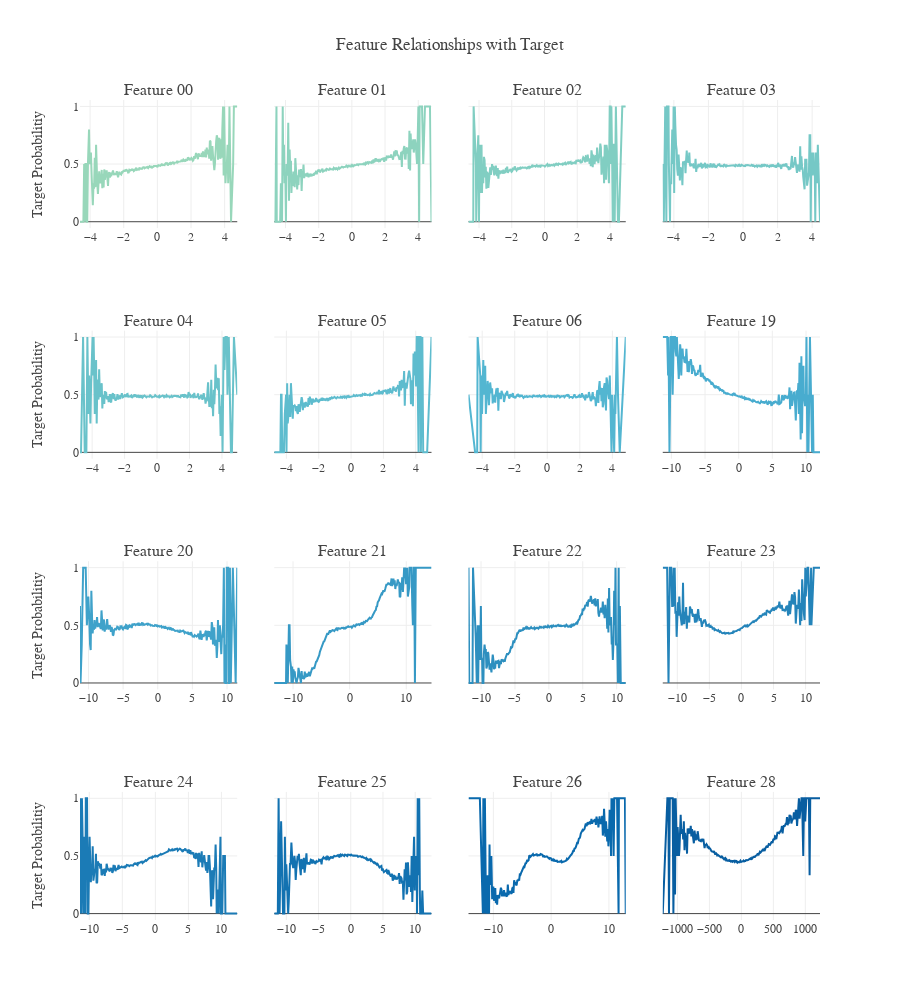

Here is the notebook cell this chart was saved with:
### Code cell
float_cols=pd.concat([float_cols,train['target']],axis=1)
fig=make_subplots(rows=4,cols=4,
                  subplot_titles=titles,
                  shared_yaxes=True)
col=[1,2,3,4]*4
row=0
pal=sns.color_palette("GnBu",30).as_hex()[12:]
for i,column in enumerate(float_cols.columns[:-1]):
    if i%4==0:
        row+=1
    float_cols['bins'] = pd.cut(float_cols[column],250)
    float_cols['mean'] = float_cols.bins.apply(lambda x: x.mid)
    df = float_cols.groupby('mean')[column,'target'].transform('mean')
    df = df.drop_duplicates(subset=[column]).sort_values(by=column)
    fig.add_trace(go.Scatter(x=df[column], y=df.target, name=column,
                             marker_color=pal[i],showlegend=False),
                  row=row, col=col[i])
    fig.update_xaxes(zeroline=False, row=row, col=col[i])
    if i%4==0:
        fig.update_yaxes(title='Target Probabilitiy',row=row,col=col[i])
fig.update_layout(template=temp, title='Feature Relationships with Target', 
                  hovermode="x unified",height=1000,width=900)
fig.show()

### Figure 1 — Plotly figure (JSON) as saved in the notebook; plotly's stock layout.template omitted (floating-point values rounded to 4 significant figures; data arrays with more than 128 entries replaced by an {"elided": "..."} marker saying what was removed)
{"data": [{"marker": {"color": "#98d7ba"}, "name": "f_00", "showlegend": false, "x": {"elided": "238 float values"}, "y": {"elided": "238 float values"}, "type": "scatter", "xaxis": "x", "yaxis": "y"}, {"marker": {"color": "#8dd3be"}, "name": "f_01", "showlegend": false, "x": {"elided": "240 float values"}, "y": {"elided": "240 float values"}, "type": "scatter", "xaxis": "x2", "yaxis": "y2"}, {"marker": {"color": "#81cec2"}, "name": "f_02", "showlegend": false, "x": {"elided": "232 float values"}, "y": {"elided": "232 float values"}, "type": "scatter", "xaxis": "x3", "yaxis": "y3"}, {"marker": {"color": "#75c8c6"}, "name": "f_03", "showlegend": false, "x": {"elided": "244 float values"}, "y": {"elided": "244 float values"}, "type": "scatter", "xaxis": "x4", "yaxis": "y4"}, {"marker": {"color": "#69c2ca"}, "name": "f_04", "showlegend": false, "x": {"elided": "234 float values"}, "y": {"elided": "234 float values"}, "type": "scatter", "xaxis": "x5", "yaxis": "y5"}, {"marker": {"color": "#5ebcce"}, "name": "f_05", "showlegend": false, "x": {"elided": "233 float values"}, "y": {"elided": "233 float values"}, "type": "scatter", "xaxis": "x6", "yaxis": "y6"}, {"marker": {"color": "#53b6d1"}, "name": "f_06", "showlegend": false, "x": {"elided": "226 float values"}, "y": {"elided": "226 float values"}, "type": "scatter", "xaxis": "x7", "yaxis": "y7"}, {"marker": {"color": "#48accf"}, "name": "f_19", "showlegend": false, "x": {"elided": "234 float values"}, "y": {"elided": "234 float values"}, "type": "scatter", "xaxis": "x8", "yaxis": "y8"}, {"marker": {"color": "#3fa2ca"}, "name": "f_20", "showlegend": false, "x": {"elided": "237 float values"}, "y": {"elided": "237 float values"}, "type": "scatter", "xaxis": "x9", "yaxis": "y9"}, {"marker": {"color": "#3699c5"}, "name": "f_21", "showlegend": false, "x": {"elided": "216 float values"}, "y": {"elided": "216 float values"}, "type": "scatter", "xaxis": "x10", "yaxis": "y10"}, {"marker": {"color": "#2d8fbf"}, "name": "f_22", "showlegend": false, "x": {"elided": "236 float values"}, "y": {"elided": "236 float values"}, "type": "scatter", "xaxis": "x11", "yaxis": "y11"}, {"marker": {"color": "#2484ba"}, "name": "f_23", "showlegend": false, "x": {"elided": "233 float values"}, "y": {"elided": "233 float values"}, "type": "scatter", "xaxis": "x12", "yaxis": "y12"}, {"marker": {"color": "#1b7bb6"}, "name": "f_24", "showlegend": false, "x": {"elided": "233 float values"}, "y": {"elided": "233 float values"}, "type": "scatter", "xaxis": "x13", "yaxis": "y13"}, {"marker": {"color": "#1272b1"}, "name": "f_25", "showlegend": false, "x": {"elided": "231 float values"}, "y": {"elided": "231 float values"}, "type": "scatter", "xaxis": "x14", "yaxis": "y14"}, {"marker": {"color": "#0969ad"}, "name": "f_26", "showlegend": false, "x": {"elided": "220 float values"}, "y": {"elided": "220 float values"}, "type": "scatter", "xaxis": "x15", "yaxis": "y15"}, {"marker": {"color": "#085ea1"}, "name": "f_28", "showlegend": false, "x": {"elided": "235 float values"}, "y": {"elided": "235 float values"}, "type": "scatter", "xaxis": "x16", "yaxis": "y16"}], "layout": {"xaxis": {"anchor": "y", "domain": [0, 0.2125], "zeroline": false, "type": "linear", "range": [-4.6, 4.749], "autorange": true}, "yaxis": {"anchor": "x", "domain": [0.8438, 1], "title": {"text": "Target Probabilitiy"}, "type": "linear", "range": [-0.05556, 1.056], "autorange": true}, "xaxis2": {"anchor": "y2", "domain": [0.2625, 0.475], "zeroline": false, "type": "linear", "range": [-4.678, 4.799], "autorange": true}, "yaxis2": {"anchor": "x2", "domain": [0.8438, 1], "matches": "y", "showticklabels": false, "type": "linear", "range": [-0.05556, 1.056], "autorange": true}, "xaxis3": {"anchor": "y3", "domain": [0.525, 0.7375], "zeroline": false, "type": "linear", "range": [-4.643, 4.962], "autorange": true}, "yaxis3": {"anchor": "x3", "domain": [0.8438, 1], "matches": "y", "showticklabels": false, "type": "linear", "range": [-0.05556, 1.056], "autorange": true}, "xaxis4": {"anchor": "y4", "domain": [0.7875, 1], "zeroline": false, "type": "linear", "range": [-4.644, 4.455], "autorange": true}, "yaxis4": {"anchor": "x4", "domain": [0.8438, 1], "matches": "y", "showticklabels": false, "type": "linear", "range": [-0.05556, 1.056], "autorange": true}, "xaxis5": {"anchor": "y5", "domain": [0, 0.2125], "zeroline": false, "type": "linear", "range": [-4.749, 4.942], "autorange": true}, "yaxis5": {"anchor": "x5", "domain": [0.5625, 0.7188], "title": {"text": "Target Probabilitiy"}, "type": "linear", "range": [-0.05556, 1.056], "autorange": true}, "xaxis6": {"anchor": "y6", "domain": [0.2625, 0.475], "zeroline": false, "type": "linear", "range": [-4.75, 4.972], "autorange": true}, "yaxis6": {"anchor": "x6", "domain": [0.5625, 0.7188], "matches": "y5", "showticklabels": false, "type": "linear", "range": [-0.05556, 1.056], "autorange": true}, "xaxis7": {"anchor": "y7", "domain": [0.525, 0.7375], "zeroline": false, "type": "linear", "range": [-4.841, 4.823], "autorange": true}, "yaxis7": {"anchor": "x7", "domain": [0.5625, 0.7188], "matches": "y5", "showticklabels": false, "type": "linear", "range": [-0.05556, 1.056], "autorange": true}, "xaxis8": {"anchor": "y8", "domain": [0.7875, 1], "zeroline": false, "type": "linear", "range": [-11.28, 12.08], "autorange": true}, "yaxis8": {"anchor": "x8", "domain": [0.5625, 0.7188], "matches": "y5", "showticklabels": false, "type": "linear", "range": [-0.05556, 1.056], "autorange": true}, "xaxis9": {"anchor": "y9", "domain": [0, 0.2125], "zeroline": false, "type": "linear", "range": [-11.22, 11.48], "autorange": true}, "yaxis9": {"anchor": "x9", "domain": [0.2812, 0.4375], "title": {"text": "Target Probabilitiy"}, "type": "linear", "range": [-0.05556, 1.056], "autorange": true}, "xaxis10": {"anchor": "y10", "domain": [0.2625, 0.475], "zeroline": false, "type": "linear", "range": [-13.31, 14.46], "autorange": true}, "yaxis10": {"anchor": "x10", "domain": [0.2812, 0.4375], "matches": "y9", "showticklabels": false, "type": "linear", "range": [-0.05556, 1.056], "autorange": true}, "xaxis11": {"anchor": "y11", "domain": [0.525, 0.7375], "zeroline": false, "type": "linear", "range": [-11.85, 11.34], "autorange": true}, "yaxis11": {"anchor": "x11", "domain": [0.2812, 0.4375], "matches": "y9", "showticklabels": false, "type": "linear", "range": [-0.05556, 1.056], "autorange": true}, "xaxis12": {"anchor": "y12", "domain": [0.7875, 1], "zeroline": false, "type": "linear", "range": [-12.27, 12.25], "autorange": true}, "yaxis12": {"anchor": "x12", "domain": [0.2812, 0.4375], "matches": "y9", "showticklabels": false, "type": "linear", "range": [-0.05556, 1.056], "autorange": true}, "xaxis13": {"anchor": "y13", "domain": [0, 0.2125], "zeroline": false, "type": "linear", "range": [-11.4, 12.39], "autorange": true}, "yaxis13": {"anchor": "x13", "domain": [0, 0.1562], "title": {"text": "Target Probabilitiy"}, "type": "linear", "range": [-0.05556, 1.056], "autorange": true}, "xaxis14": {"anchor": "y14", "domain": [0.2625, 0.475], "zeroline": false, "type": "linear", "range": [-11.87, 12.53], "autorange": true}, "yaxis14": {"anchor": "x14", "domain": [0, 0.1562], "matches": "y13", "showticklabels": false, "type": "linear", "range": [-0.05556, 1.056], "autorange": true}, "xaxis15": {"anchor": "y15", "domain": [0.525, 0.7375], "zeroline": false, "type": "linear", "range": [-14.3, 12.91], "autorange": true}, "yaxis15": {"anchor": "x15", "domain": [0, 0.1562], "matches": "y13", "showticklabels": false, "type": "linear", "range": [-0.05556, 1.056], "autorange": true}, "xaxis16": {"anchor": "y16", "domain": [0.7875, 1], "zeroline": false, "type": "linear", "range": [-1230.0, 1230.0], "autorange": true}, "yaxis16": {"anchor": "x16", "domain": [0, 0.1562], "matches": "y13", "showticklabels": false, "type": "linear", "range": [-0.05556, 1.056], "autorange": true}, "annotations": [{"font": {"size": 16}, "showarrow": false, "text": "Feature 00", "x": 0.1062, "xanchor": "center", "xref": "paper", "y": 1, "yanchor": "bottom", "yref": "paper"}, {"font": {"size": 16}, "showarrow": false, "text": "Feature 01", "x": 0.3688, "xanchor": "center", "xref": "paper", "y": 1, "yanchor": "bottom", "yref": "paper"}, {"font": {"size": 16}, "showarrow": false, "text": "Feature 02", "x": 0.6313, "xanchor": "center", "xref": "paper", "y": 1, "yanchor": "bottom", "yref": "paper"}, {"font": {"size": 16}, "showarrow": false, "text": "Feature 03", "x": 0.8938, "xanchor": "center", "xref": "paper", "y": 1, "yanchor": "bottom", "yref": "paper"}, {"font": {"size": 16}, "showarrow": false, "text": "Feature 04", "x": 0.1062, "xanchor": "center", "xref": "paper", "y": 0.7188, "yanchor": "bottom", "yref": "paper"}, {"font": {"size": 16}, "showarrow": false, "text": "Feature 05", "x": 0.3688, "xanchor": "center", "xref": "paper", "y": 0.7188, "yanchor": "bottom", "yref": "paper"}, {"font": {"size": 16}, "showarrow": false, "text": "Feature 06", "x": 0.6313, "xanchor": "center", "xref": "paper", "y": 0.7188, "yanchor": "bottom", "yref": "paper"}, {"font": {"size": 16}, "showarrow": false, "text": "Feature 19", "x": 0.8938, "xanchor": "center", "xref": "paper", "y": 0.7188, "yanchor": "bottom", "yref": "paper"}, {"font": {"size": 16}, "showarrow": false, "text": "Feature 20", "x": 0.1062, "xanchor": "center", "xref": "paper", "y": 0.4375, "yanchor": "bottom", "yref": "paper"}, {"font": {"size": 16}, "showarrow": false, "text": "Feature 21", "x": 0.3688, "xanchor": "center", "xref": "paper", "y": 0.4375, "yanchor": "bottom", "yref": "paper"}, {"font": {"size": 16}, "showarrow": false, "text": "Feature 22", "x": 0.6313, "xanchor": "center", "xref": "paper", "y": 0.4375, "yanchor": "bottom", "yref": "paper"}, {"font": {"size": 16}, "showarrow": false, "text": "Feature 23", "x": 0.8938, "xanchor": "center", "xref": "paper", "y": 0.4375, "yanchor": "bottom", "yref": "paper"}, {"font": {"size": 16}, "showarrow": false, "text": "Feature 24", "x": 0.1062, "xanchor": "center", "xref": "paper", "y": 0.1562, "yanchor": "bottom", "yref": "paper"}, {"font": {"size": 16}, "showarrow": false, "text": "Feature 25", "x": 0.3688, "xanchor": "center", "xref": "paper", "y": 0.1562, "yanchor": "bottom", "yref": "paper"}, {"font": {"size": 16}, "showarrow": false, "text": "Feature 26", "x": 0.6313, "xanchor": "center", "xref": "paper", "y": 0.1562, "yanchor": "bottom", "yref": "paper"}, {"font": {"size": 16}, "showarrow": false, "text": "Feature 28", "x": 0.8938, "xanchor": "center", "xref": "paper", "y": 0.1562, "yanchor": "bottom", "yref": "paper"}], "title": {"text": "Feature Relationships with Target"}, "hovermode": "x unified", "height": 1000, "width": 900}}
